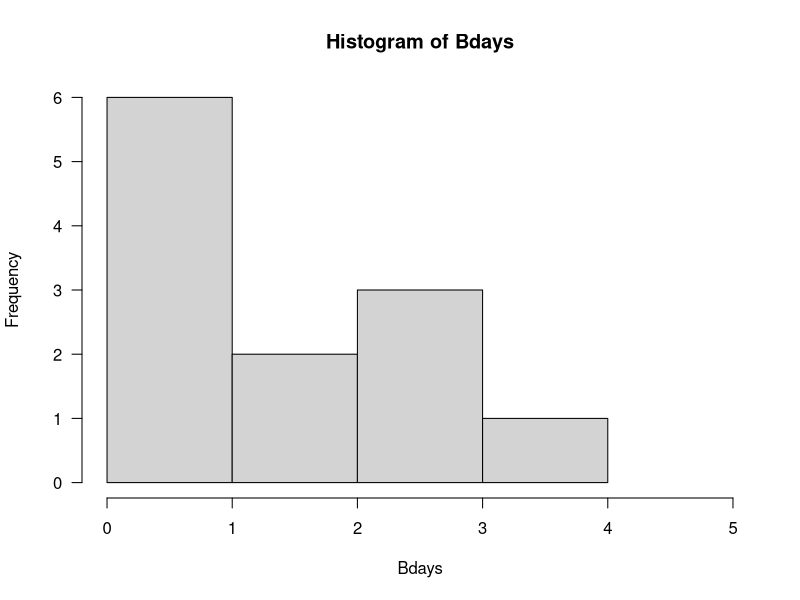
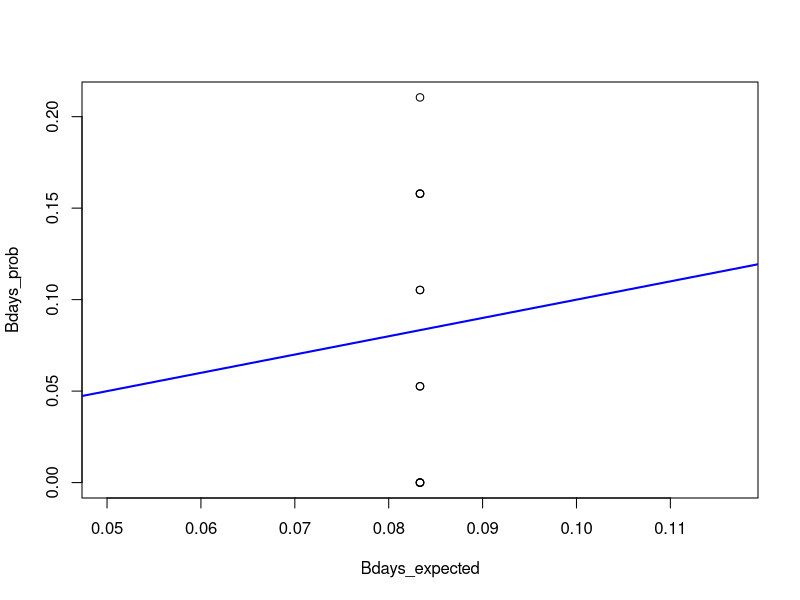
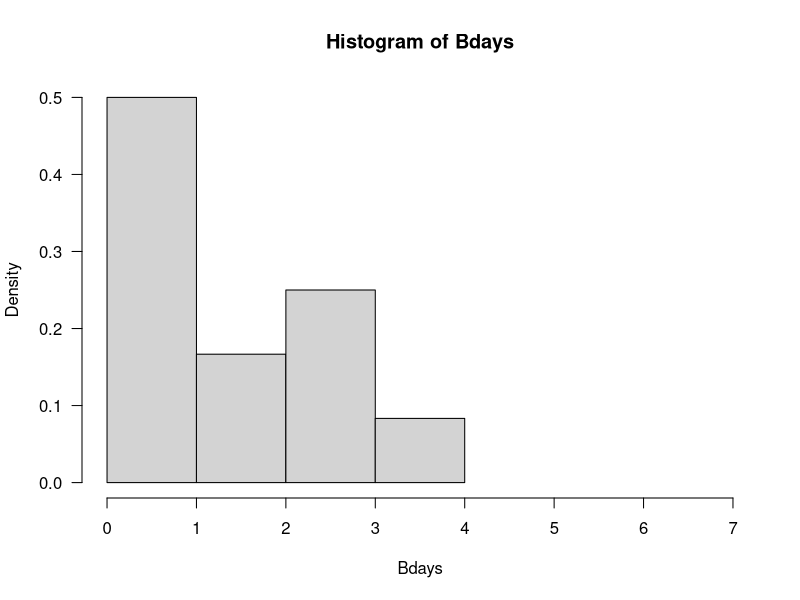
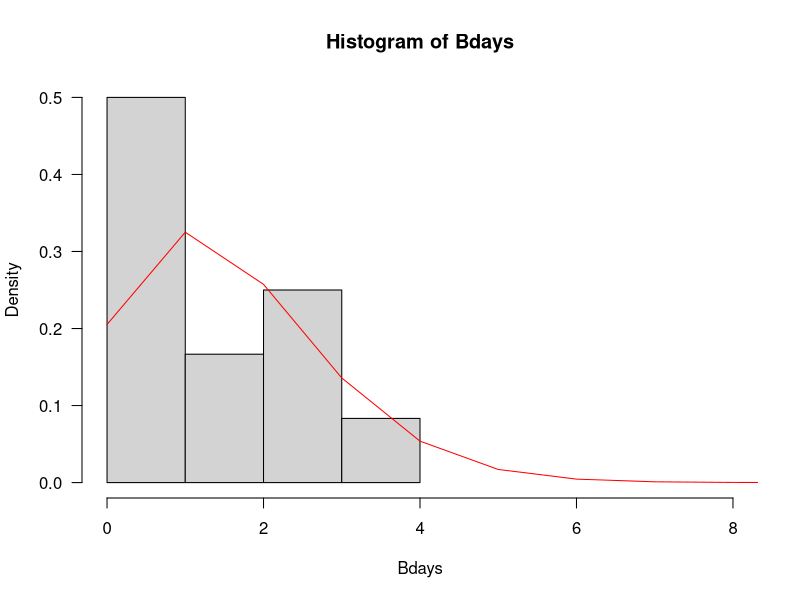
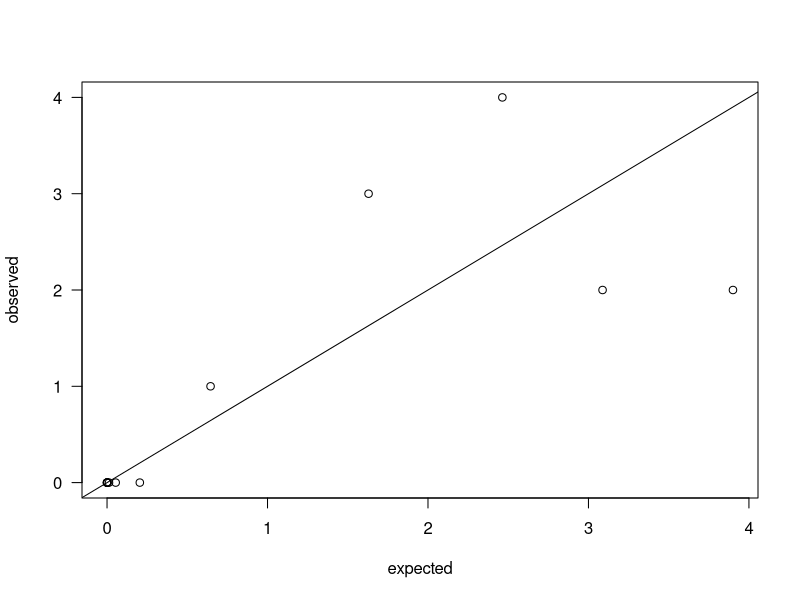
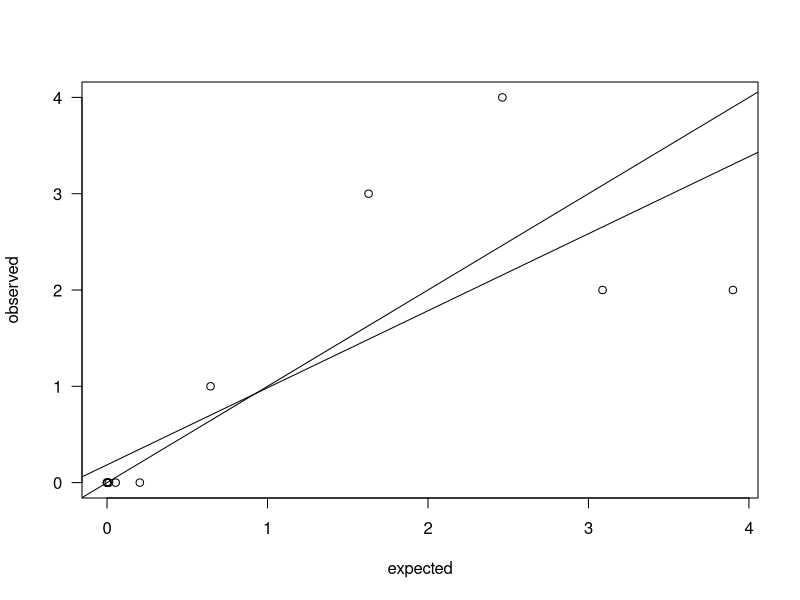
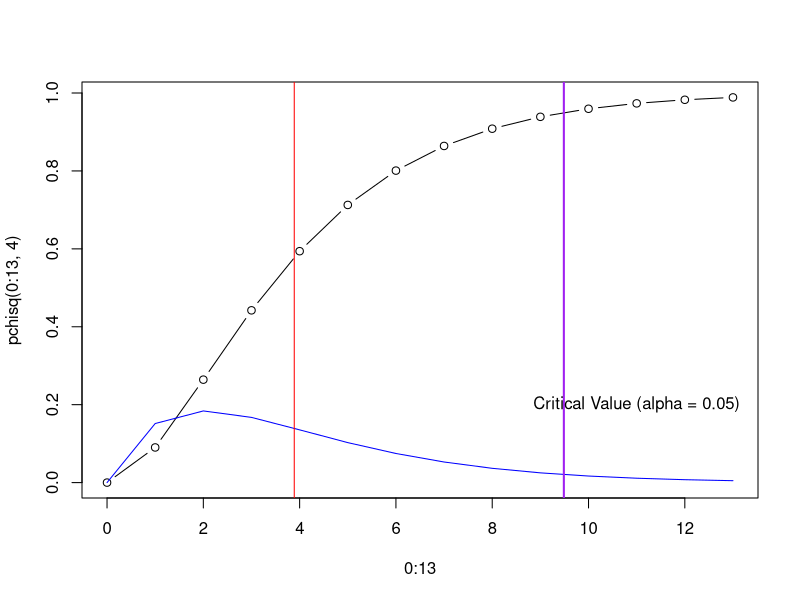

R code for these plots, in order:
## ---- chunk 1
knitr::opts_chunk$set(echo = FALSE)
## ---- chunk 2
Ja = 3; Fe = 2; Mr = 0; Ap = 1
My = 0; Jn = 0; Jl = 0; Ag = 2
Sp = 3; Oc = 1; Nv = 4; De = 3

Bdays = c(Ja, Fe, Mr, Ap, My, Jn, Jl, Ag, Sp, Oc, Nv, De); Bdays
## ---- chunk 3
hist(Bdays, las=1, xlim=c(0,5))
## ---- chunk 4
Bdays_expected = rep(1/12, 12); Bdays_expected
## ---- chunk 5
sum(Bdays_expected)
## ---- chunk 6
Bdays_sum = sum(Bdays)
Bdays_prob = Bdays/Bdays_sum; Bdays_prob

# And the sum?

sum(Bdays_prob)
## ---- chunk 7

plot(Bdays_expected, Bdays_prob)
abline(0, 1, col="blue", lwd=2)
## ---- chunk 8
chisq.test(Bdays_prob, p= Bdays_expected, rescale.p = TRUE)
## ---- chunk 9
hist(Bdays, las=1, prob=T, xlim=c(0,7))
## ---- chunk 10
xbar = mean(Bdays)
sd = sd(Bdays)
## ---- chunk 11
x=seq(0,12,1); x
fy = dpois(x, xbar); fy
## ---- chunk 12
hist(Bdays, prob=T, xlim=c(0,8), las=1)
lines(x, fy, col="red")
## ---- chunk 13
expected = c(fy*12); expected
expected
observed = c(4,2,2,3,1)
observed[6:13] = 0; observed
## ---- chunk 14
plot(expected, observed, las=1)
abline(0,1)

## ---- chunk 15
summary(lm(observed~expected))
plot(expected, observed, las=1)
abline(0,1)
abline(coef(lm(observed~expected)))
## ---- chunk 16
observed[6:13] = 0
plot(0:13, pchisq(0:13, 4), ty="b")
lines(0:13, dchisq(0:13, 4), ty="l", col="blue")
chi2 = sum((observed - expected)^2/expected); #chi2

abline(v=chi2, col="red")
# pchisq(chi2, 4, lower.tail=F)
Critical = qchisq(.05, 4, lower.tail=F) # Critical
abline(v=Critical, col="purple", lwd=2)
text(11,.2, "Critical Value (alpha = 0.05)")
## ---- chunk 17
chisq.test(observed, p=expected, rescale.p = TRUE)
## ---- chunk 18
observed = 230; expected = 215.5; ratio = observed/expected; ratio
observed*(1-(1/(9*observed))-(1.96/(3*sqrt(observed))))^3/expected
(observed+1)*(1-(1/(9*(observed+1)))+(1.96/(3*sqrt(observed+1))))^3/expected
